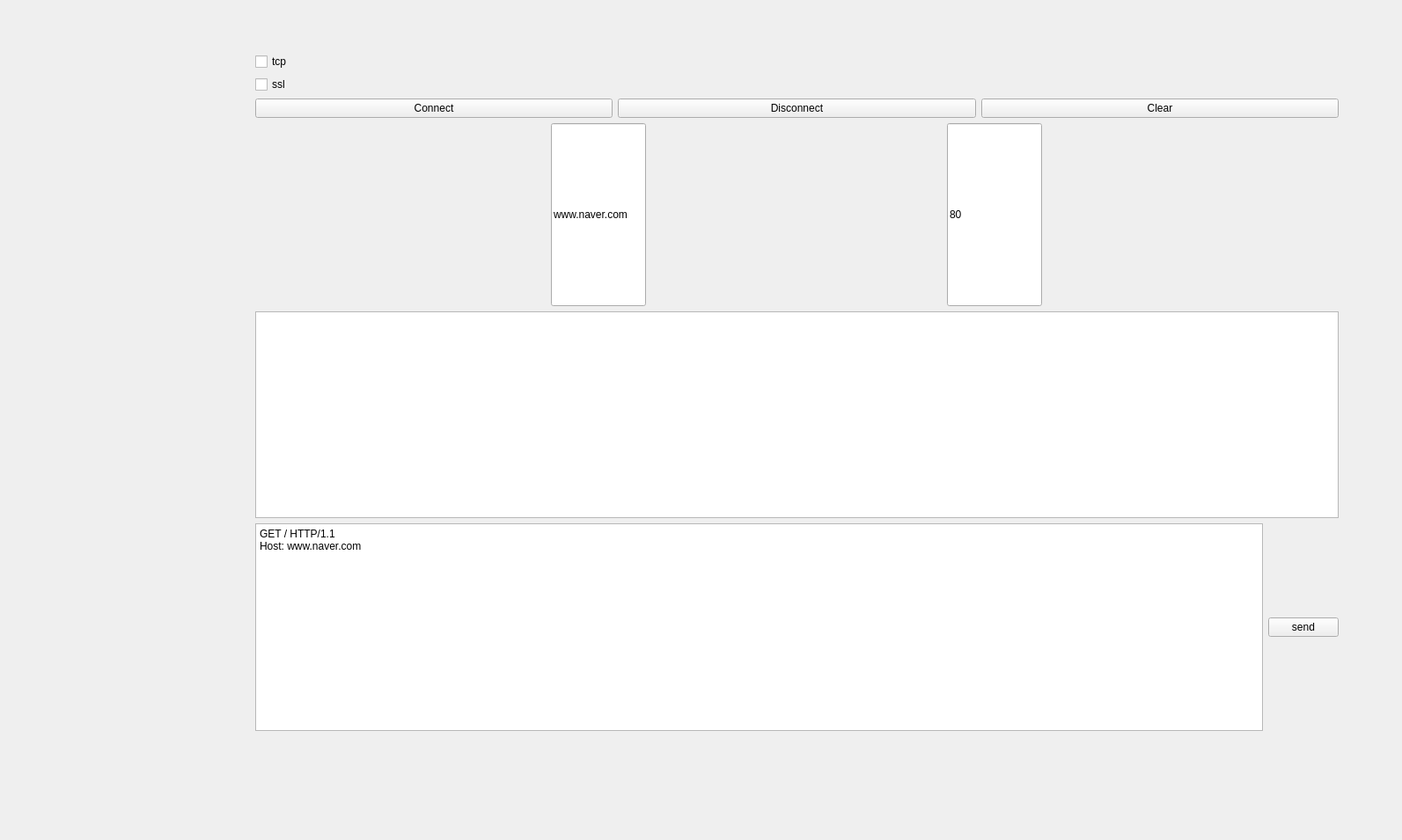
<?xml version="1.0" encoding="UTF-8"?>
<ui version="4.0">
 <class>Widget</class>
 <widget class="QWidget" name="Widget">
  <property name="geometry">
   <rect>
    <x>0</x>
    <y>0</y>
    <width>1593</width>
    <height>955</height>
   </rect>
  </property>
  <property name="windowTitle">
   <string>Widget</string>
  </property>
  <widget class="QWidget" name="layoutWidget">
   <property name="geometry">
    <rect>
     <x>290</x>
     <y>60</y>
     <width>1231</width>
     <height>771</height>
    </rect>
   </property>
   <layout class="QGridLayout" name="gridLayout_4">
    <item row="1" column="0">
     <widget class="QCheckBox" name="cbSsl">
      <property name="text">
       <string>ssl</string>
      </property>
     </widget>
    </item>
    <item row="2" column="0">
     <layout class="QGridLayout" name="gridLayout_3">
      <item row="0" column="0">
       <layout class="QGridLayout" name="gridLayout_2">
        <item row="2" column="0">
         <layout class="QVBoxLayout" name="verticalLayout_2">
          <item>
           <layout class="QHBoxLayout" name="horizontalLayout_3">
            <item>
             <widget class="QPlainTextEdit" name="pteSend">
              <property name="plainText">
               <string>GET / HTTP/1.1
Host: www.naver.com</string>
              </property>
             </widget>
            </item>
            <item>
             <widget class="QPushButton" name="pbSend">
              <property name="text">
               <string>send</string>
              </property>
              <property name="iconSize">
               <size>
                <width>20</width>
                <height>20</height>
               </size>
              </property>
             </widget>
            </item>
           </layout>
          </item>
         </layout>
        </item>
        <item row="0" column="0">
         <layout class="QGridLayout" name="gridLayout">
          <item row="0" column="0" colspan="2">
           <layout class="QHBoxLayout" name="horizontalLayout">
            <item>
             <widget class="QPushButton" name="pbConnect">
              <property name="text">
               <string>Connect</string>
              </property>
             </widget>
            </item>
            <item>
             <widget class="QPushButton" name="pbDisconnect">
              <property name="text">
               <string>Disconnect</string>
              </property>
             </widget>
            </item>
            <item>
             <widget class="QPushButton" name="pbClear">
              <property name="text">
               <string>Clear</string>
              </property>
             </widget>
            </item>
           </layout>
          </item>
          <item row="2" column="1">
           <layout class="QVBoxLayout" name="verticalLayout"/>
          </item>
          <item row="1" column="0" colspan="2">
           <layout class="QHBoxLayout" name="horizontalLayout_2">
            <item>
             <widget class="QLineEdit" name="leHost">
              <property name="sizePolicy">
               <sizepolicy hsizetype="Fixed" vsizetype="Expanding">
                <horstretch>0</horstretch>
                <verstretch>0</verstretch>
               </sizepolicy>
              </property>
              <property name="text">
               <string>www.naver.com</string>
              </property>
             </widget>
            </item>
            <item>
             <widget class="QLineEdit" name="lePort">
              <property name="sizePolicy">
               <sizepolicy hsizetype="Fixed" vsizetype="Expanding">
                <horstretch>0</horstretch>
                <verstretch>0</verstretch>
               </sizepolicy>
              </property>
              <property name="text">
               <string>80</string>
              </property>
             </widget>
            </item>
           </layout>
          </item>
         </layout>
        </item>
        <item row="1" column="0">
         <widget class="QPlainTextEdit" name="pteMessage"/>
        </item>
       </layout>
      </item>
     </layout>
    </item>
    <item row="0" column="0">
     <widget class="QCheckBox" name="cbTcp">
      <property name="text">
       <string>tcp</string>
      </property>
     </widget>
    </item>
   </layout>
  </widget>
 </widget>
 <resources/>
 <connections/>
</ui>
